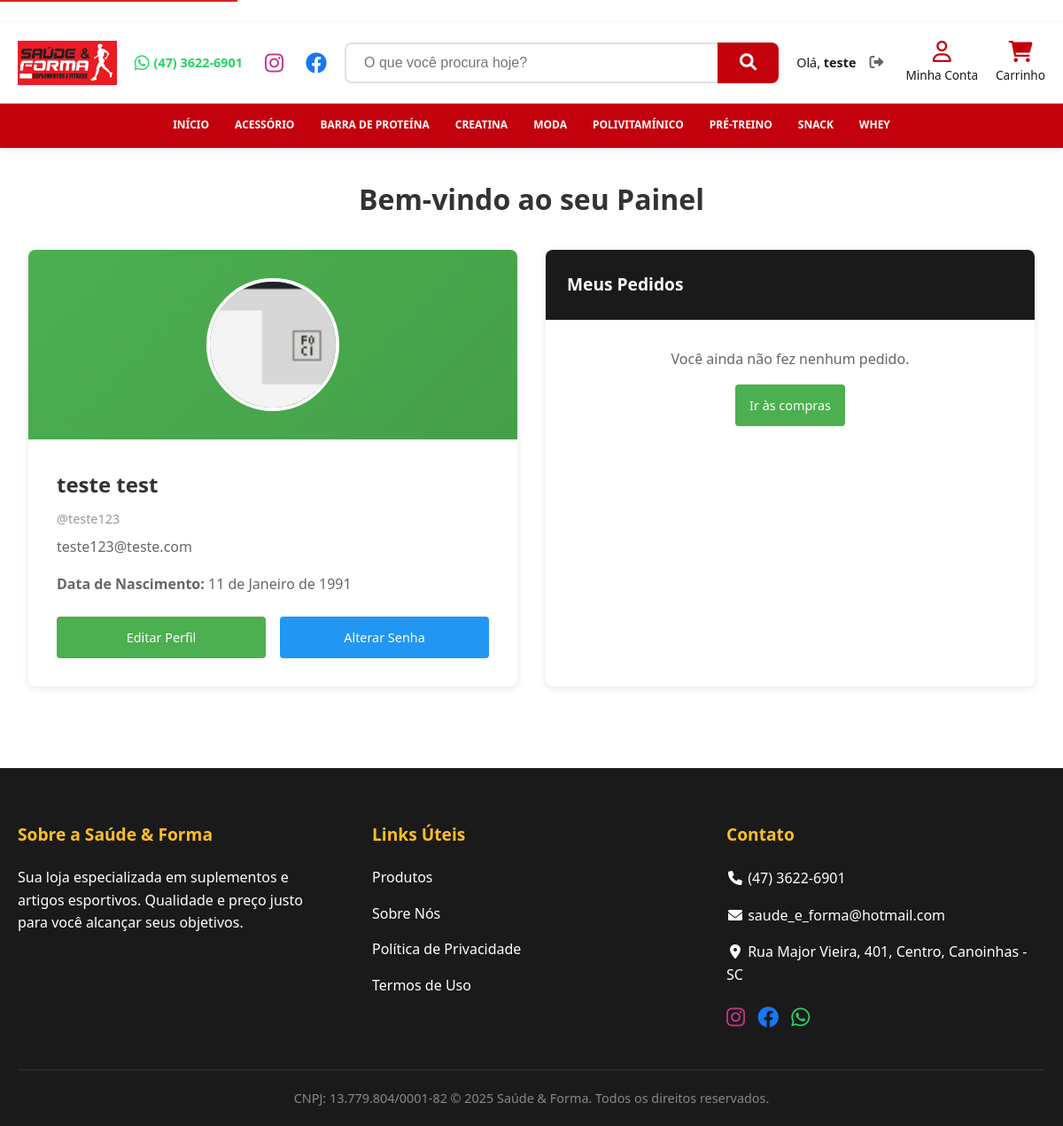
/account/ (signed in), run on the app's committed database.
### shop/models.py (models this page shows, shortened)
class Category(models.Model):
    name = models.CharField(max_length=200)
    slug = models.SlugField(max_length=200,
                            unique=True)
    class Meta:
        ordering = ['name']
        indexes = [
            models.Index(fields=['name']),
        ]
        verbose_name = 'category'
        verbose_name_plural = 'categories'
    def get_absolute_url(self):
        return reverse('shop:product_list_by_category',
                       args=[self.slug])

### account/models.py (models this page shows, shortened)
class Profile(models.Model):
    user = models.OneToOneField(settings.AUTH_USER_MODEL,
                                on_delete=models.CASCADE)
    date_of_birth = models.DateField(blank=True, null=True, verbose_name='Data de Nascimento')
    photo = models.ImageField(upload_to='users/%Y/%m/%d/',
                              blank=True, verbose_name='Foto')
    cpf = models.CharField(max_length=14, blank=True, null=True, verbose_name='CPF')
    phone = models.CharField(max_length=15, blank=True, null=True, verbose_name='Telefone')
    postal_code = models.CharField(max_length=9, blank=True, null=True, verbose_name='CEP')
    address = models.CharField(max_length=250, blank=True, null=True, verbose_name='Endereço')
    address_number = models.CharField(max_length=10, blank=True, null=True, verbose_name='Número')
    complement = models.CharField(max_length=100, blank=True, null=True, verbose_name='Complemento')
    city = models.CharField(max_length=100, blank=True, null=True, verbose_name='Cidade')
    state = models.CharField(max_length=2, blank=True, null=True, verbose_name='Estado')

### account/views.py (the view)
# urls.py: path('', views.dashboard, name='dashboard'),
@login_required
def dashboard(request):
    profile, created = Profile.objects.get_or_create(user=request.user)
    orders = Order.objects.filter(user=request.user)
    return render(request,
                  'account/dashboard.html',
                  {'section': 'dashboard',
                   'profile': profile,
                   'orders': orders})

### cart/cart.py (called while the page is built)
    def __len__(self):
        return sum(item['quantity'] for item in self.cart.values())

### cart/context_processors.py (called while the page is built)
def cart(request):
    return {'cart': Cart(request)}

### shop/context_processors.py (called while the page is built)
def categories(request):
    return {
        'categories': Category.objects.all()
    }

### account/templates/account/dashboard.html (shortened to what this page needs)
{% extends "base.html" %}
{% block content %}
<div class="dashboard-container">
  <h1>Bem-vindo ao seu Painel</h1>
  <div class="dashboard-grid">
    <div class="profile-card">
      <div class="profile-header">
        {% if profile.photo %}
        <img src="{{ profile.photo.url }}" alt="Foto de perfil" class="profile-photo">
        {% endif %}
      </div>
      <div class="profile-info">
        <h2>{{ request.user.get_full_name|default:request.user.username }}</h2>
        <p class="username">@{{ request.user.username }}</p>
        <p class="email">{{ request.user.email }}</p>
        {% if profile.date_of_birth %}
        <p class="dob"><strong>Data de Nascimento:</strong> {{ profile.date_of_birth }}</p>
        {% endif %}
        <div class="profile-actions">
          <a href="{% url "account:edit" %}" class="btn btn-primary">Editar Perfil</a>
          <a href="{% url "account:password_change" %}" class="btn btn-secondary">Alterar Senha</a>
        </div>
      </div>
    </div>
    <div class="orders-card">
      <div class="card-header">
        <h3>Meus Pedidos</h3>
      </div>
      <div class="card-body">
        {% if orders %}
        <ul class="order-list">
          {% for order in orders %}
          <a href="{% url 'orders:order_detail' order.id %}" style="text-decoration: none; color: inherit;">
          <li class="order-item" style="cursor: pointer; transition: all 0.3s;">
            <div class="order-info">
              <span class="order-id">Pedido #{{ order.id }}</span>
              <span class="order-date">{{ order.created|date:"d/m/Y" }}</span>
              <span class="order-status {% if order.paid %}paid{% else %}pending{% endif %}">
                {% if order.paid %}Pago{% else %}Pendente{% endif %}
              </span>
            </div>
            <div class="order-total">
              R$ {{ order.get_total_cost|floatformat:2 }}
              <i class="fas fa-chevron-right" style="margin-left: 10px; font-size: 0.9rem; color: var(--cor-primaria);"></i>
            </div>
          </li>
          </a>
          {% endfor %}
        </ul>
        {% else %}
        <div class="empty-state">
            <p class="no-orders">Você ainda não fez nenhum pedido.</p>
            <a href="{% url 'shop:product_list' %}" class="btn btn-primary">Ir às compras</a>
        </div>
        {% endif %}
      </div>
    </div>
  </div>
</div>
{% endblock %}

### templates/includes/header.html (shortened to what this page needs)
﻿{% load static %}
<header class="c-header" role="banner">
    <div class="c-header__main">
        <div class="container">
            <a href="/" class="c-header__logo-link" aria-label="Saúde & Forma - Página Inicial">
                <img src="{% static 'img/logo.png' %}" alt="Saúde & Forma" class="c-header__logo-img">
            </a>
            <div class="c-header__desktop-elements">
                <nav class="c-header__contato-main" aria-label="Links de contato e redes sociais">
                    <a href="https://api.whatsapp.com/send/?phone=554736226901" target="_blank"
                        rel="noopener noreferrer" class="c-header__icon-link whatsapp-link"
                        aria-label="WhatsApp (47) 3622-6901">
                        <i class="fab fa-whatsapp" aria-hidden="true"></i> <span>(47) 3622-6901</span>
                    </a>
                    <a href="https://www.instagram.com/saudeeforma" target="_blank" rel="noopener noreferrer"
                        class="c-header__icon-link social-icon instagram" aria-label="Instagram">
                        <i class="fab fa-instagram" aria-hidden="true"></i>
                    </a>
                    <a href="https://www.facebook.com/saudeeformaa" target="_blank" rel="noopener noreferrer"
                        class="c-header__icon-link social-icon facebook" aria-label="Facebook">
                        <i class="fab fa-facebook" aria-hidden="true"></i>
                    </a>
                </nav>
                <div class="c-busca">
                    <form action="{% url 'shop:product_list' %}" method="get" class="c-busca__form" role="search"
                        aria-label="Buscar produtos">
                        <input type="text" id="search-input" name="q" class="c-busca__input"
                            placeholder="O que você procura hoje?" value="{{ request.GET.q|default:'' }}"
                            aria-label="Campo de busca">
                        <button type="submit" class="c-busca__btn" aria-label="Buscar"><i class="fas fa-search"
                                aria-hidden="true"></i></button>
                    </form>
                </div>
                <div class="c-header__user-main">
                    {% if request.user.is_authenticated %}
                    <div class="c-header__user-info">
                        <span>Olá, <strong>{{ request.user.first_name|default:request.user.username }}</strong></span>
                        <form method="post" action="{% url 'account:logout' %}" style="display:inline;">
                            <button type="submit" class="c-header__logout-btn" aria-label="Sair da conta"><i
                                    class="fas fa-sign-out-alt" aria-hidden="true"></i></button>
                        </form>
                    </div>
                    {% else %}
                    <a href="{% url 'account:login' %}" class="c-header__login-link" aria-label="Entrar na conta"><i
                            class="fas fa-sign-in-alt" aria-hidden="true"></i> Entrar</a>
                    {% endif %}
                </div>
                <nav class="c-header__acoes" aria-label="Ações do usuário">
                    <a href="{% url 'account:dashboard' %}" class="c-header__acao-btn" aria-label="Minha Conta">
                        <i class="far fa-user" aria-hidden="true"></i>
                        <span>Minha Conta</span>
                    </a>
                    <a href="{% url 'cart:cart_detail' %}" class="c-header__acao-btn" id="cart-btn-desktop"
                        aria-label="Carrinho de compras">
                        <i class="fas fa-shopping-cart" aria-hidden="true"></i>
                        <span>Carrinho</span>
                    </a>
                </nav>
            </div>
        </div>
    </div>
    <nav class="c-nav" role="navigation" aria-label="Navegação principal">
        <div class="container c-nav__container">
            <div class="c-nav__menu" id="nav-menu">
                <a href="{% url 'shop:homepage' %}"
                    class="c-nav__link {% if request.resolver_match.view_name == 'shop:homepage' %}active{% endif %}"
                    aria-current="{% if request.resolver_match.view_name == 'shop:homepage' %}page{% endif %}">Início</a>
                {% for c in categories %}
                <a href="{{ c.get_absolute_url }}"
                    class="c-nav__link {% if category and category.slug == c.slug %}active{% endif %}"
                    aria-current="{% if category and category.slug == c.slug %}page{% endif %}">{{ c.name }}</a>
                {% endfor %}
            </div>
        </div>
    </nav>
</header>

### shop/static/css/saude_forma.css (style rules this page uses)
:root { --cor-primaria: #C3010C; --cor-secundaria: #fbbf24; --cor-fundo: #ffffff; --cor-texto: #1a1a1a; --cor-destaque: #28a745; --cor-cinza-claro: #f5f5f5; --cor-borda: #e0e0e0; --fonte-principal: system-ui, -apple-system, sans-serif; --sombra-suave: 0 2px 8px rgba(0, 0, 0, 0.1); --sombra-media: 0 4px 12px rgba(0, 0, 0, 0.15); }
* { margin: 0; padding: 0; box-sizing: border-box; }
html, body { margin: 0; padding: 0; }
body { font-family: var(--fonte-principal); color: var(--cor-texto); background-color: var(--cor-fundo); line-height: 1.6; }
a { text-decoration: none; color: inherit; transition: color 0.3s ease; }
img { max-width: 100%; height: auto; display: block; }
.container { max-width: 1200px; margin: 0 auto; padding: 0 20px; }
.c-header { background: #fff; box-shadow: var(--sombra-suave); position: sticky; top: 0; z-index: 1000; }
.c-header__main { padding: 20px 0; border-bottom: 1px solid var(--cor-borda); }
.c-header__main .container { display: flex; align-items: center; justify-content: space-between; gap: 20px; }
.c-header__contato-main { display: flex; align-items: center; gap: 15px; }
.c-header__icon-link { display: flex; align-items: center; gap: 5px; color: var(--cor-texto); font-size: 1.2rem; transition: color 0.3s; }
.c-header__icon-link span { font-size: 0.9rem; font-weight: 600; }
.c-header__user-main { display: flex; align-items: center; gap: 10px; font-size: 0.9rem; }
.c-header__user-info { display: flex; align-items: center; gap: 10px; }
.c-header__logout-btn { background: none; border: none; color: #666; cursor: pointer; font-size: 1rem; padding: 5px; transition: color 0.3s; }
.c-header__logo-img { height: 50px; }
.c-busca { flex: 1; max-width: 600px; position: relative; }
.c-busca__form { display: flex; }
.c-busca__input { width: 100%; padding: 12px 20px; border: 2px solid var(--cor-borda); border-right: none; border-radius: 8px 0 0 8px; font-size: 1rem; outline: none; }
.c-busca__btn { background: var(--cor-primaria); color: white; border: none; padding: 0 25px; border-radius: 0 8px 8px 0; cursor: pointer; font-size: 1.2rem; transition: background 0.3s; }
.c-header__acoes { display: flex; align-items: center; gap: 20px; }
.c-header__acao-btn { display: flex; flex-direction: column; align-items: center; font-size: 0.85rem; color: var(--cor-texto); position: relative; }
.c-header__acao-btn i { font-size: 1.5rem; margin-bottom: 4px; color: var(--cor-primaria); }
.c-header__icon-link.social-icon { font-size: 1.5rem; margin-left: 10px; transition: transform 0.2s, color 0.3s; }
.c-header__icon-link.whatsapp-link { color: #25D366; }
.c-header__icon-link.instagram { color: #C13584; }
.c-header__icon-link.facebook { color: #1877F2; }
.c-header__desktop-elements { display: contents; }
.c-nav { background: var(--cor-primaria); color: white; position: relative; }
.c-nav__container { display: flex; justify-content: space-between; align-items: center; min-height: 50px; flex-wrap: wrap; }
.c-nav__menu { display: flex; gap: 5px; align-items: center; flex-wrap: wrap; flex: 1; justify-content: center; height: 100%; }
.c-nav__link { display: flex; align-items: center; height: 100%; padding: 0 clamp(8px, 1.5vw, 15px); color: white; font-weight: 600; text-transform: uppercase; font-size: clamp(0.7rem, 1.2vw, 0.9rem); white-space: nowrap; border-bottom: 3px solid transparent; transition: background-color 0.3s; }
@media (max-width: 1200px) { .c-nav__link { font-size: clamp(0.65rem, 1vw, 0.85rem); padding: 0 clamp(6px, 1vw, 12px); } }

### data on the page
Category: name "ACESSÓRIO"
Category: name "BARRA DE PROTEÍNA"
Category: name "CREATINA"
Category: name "MODA"
Category: name "POLIVITAMÍNICO"
Category: name "PRÉ-TREINO"
Category: name "SNACK"
Category: name "WHEY"
Profile: photo (picture), date_of_birth "11 de Janeiro de 1991"

### other printed values
{{ request.user.first_name|default:request.user.username }} "teste"
{{ request.user.get_full_name|default:request.user.username }} "teste test"
{{ request.user.username }} "teste123"
{{ request.user.email }} "teste123@teste.com"
